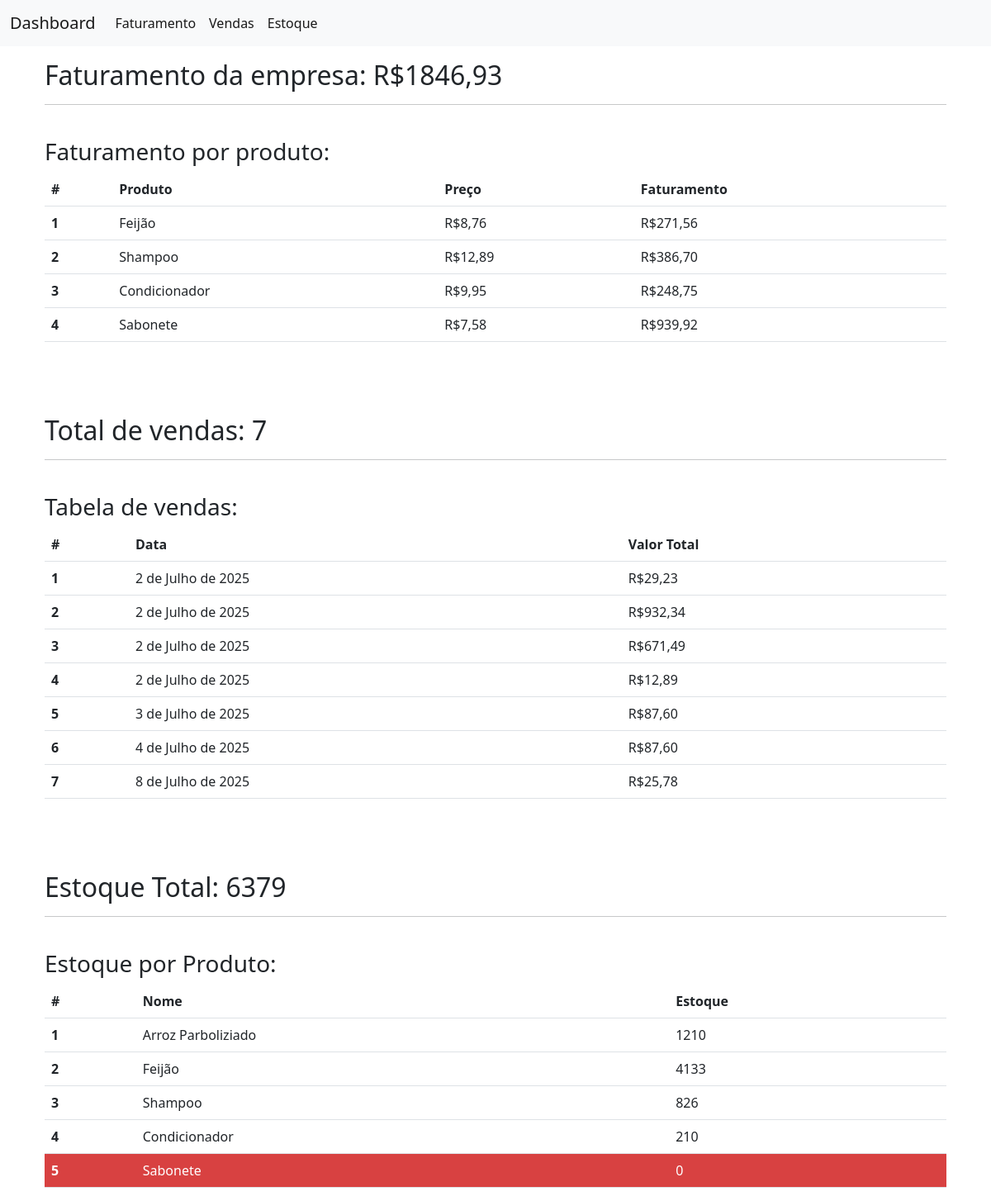
The page /produtos/dashboard/ (signed in) on the database its author committed.
### crm/models.py (models this page shows, shortened)
class Produto(models.Model):
    nome = models.CharField(max_length=50)
    descricao = models.TextField()
    preco = models.DecimalField(max_digits=10, decimal_places=2)
    qtd_estoque = models.IntegerField()
    ativo = models.BooleanField()
    data_criacao = models.DateTimeField(auto_now_add=True)
    data_atualizacao = models.DateTimeField(auto_now=True)

class Venda(models.Model):
    data_venda = models.DateTimeField(auto_now_add=True)
    valor_total = models.DecimalField(max_digits=10, decimal_places=2, default=0)
    produtos = models.ManyToManyField(Produto, through='ItemVenda')

### crm/views.py (the view)
# urls.py: path('dashboard/', views.dashboard_produtos, name="dashboard_produtos"),
@login_required(login_url="login")
def dashboard_produtos(request):
    if not is_superuser(request):
        add_message(request, constants.WARNING, "Você não tem acesso para isso!")
        return redirect('view_produtos')
    if request.method == 'GET':
        vendas = Venda.objects.all()
        faturamento = 0
        for venda in vendas:
            faturamento += venda.valor_total
        produtos = Produto.objects.all()
        faturamento_per_produto = []
        estoque_total = 0
        for produto in produtos:
            estoque_total += produto.qtd_estoque
            valor_total = 0
            for item in ItemVenda.objects.filter(produto=produto):
                valor_total += item.subtotal()
            if valor_total > 0:
                faturamento_per_produto.append((produto.nome, produto.preco, valor_total))
        return render(request, 'dashboard_produtos.html', {'faturamento':faturamento, 'faturamento_per_produto': faturamento_per_produto, 'vendas': vendas, 'produtos': produtos, 'estoque_total': estoque_total})

### crm/models.py (called while the page is built)
def is_superuser(request):
    if request.user.is_superuser:
        return True
    return False

    def subtotal(self):
        return self.preco_und * self.qtd_produto

### crm/templates/dashboard_produtos.html (shortened to what this page needs)
{% extends "base.html" %}
{% block 'body' %}
    <div class="container">
        <br>
        <nav class="navbar navbar-expand-lg navbar-light bg-light fixed-top">
        <div class="container-fluid">
            <a class="navbar-brand" href="{% url "dashboard_produtos" %}">Dashboard</a>
            <div class="collapse navbar-collapse" id="navbarNav">
            <ul class="navbar-nav">
                <li class="nav-item">
                <a class="nav-link active" aria-current="page" href="#faturamento">Faturamento</a>
                </li>
                <li class="nav-item">
                <a class="nav-link active" aria-current="page" href="#vendas">Vendas</a>
                </li>
                <li class="nav-item">
                <a class="nav-link active" aria-current="page" href="#estoque">Estoque</a>
                </li>
            </ul>
            </div>
        </div>
        </nav>
        <br>
        <div class="container">
            <section id="faturamento">
                <br>
                <h2>Faturamento da empresa: R${{faturamento}}</h2>
                <hr>
                <br>
                <h3>Faturamento por produto: </h3>
                <table class="table">
                <thead>
                    <tr>
                    <th scope="col">#</th>
                    <th scope="col">Produto</th>
                    <th scope="col">Preço</th>
                    <th scope="col">Faturamento</th>
                    </tr>
                </thead>
                <tbody>
                    {% for faturamento in faturamento_per_produto %}
                        <tr>
                            <th scope="row">{{ forloop.counter }}</th>
                            <td>{{faturamento.0}}</td>
                            <td>R${{faturamento.1}}</td>
                            <td>R${{faturamento.2}}</td>
                        </tr>
                    {% endfor %}
                </tbody>
                </table>
            </section>
            <br>
            <br>
            <section id="vendas">
                <br>
                <h2>Total de vendas: {{vendas.count}}</h2>
                <hr>
                <br>
                <h3>Tabela de vendas: </h3>
                <table class="table">
                <thead>
                    <tr>
                    <th scope="col">#</th>
                    <th scope="col">Data</th>
                    <th scope="col">Valor Total</th>
                    </tr>
                </thead>
                <tbody>
                    {% for venda in vendas %}
                        <tr>
                            <th scope="row">{{ forloop.counter }}</th>
                            <td>{{venda.data_venda.date}}</td>
                            <td>R${{venda.valor_total}}</td>
                        </tr>
                    {% endfor %}
                </tbody>
                </table>
            </section>
            <br>
            <br>
            <section id="estoque">
                <br>
                <h2>Estoque Total: {{estoque_total}}</h2>
                <hr>
                <br>
                <h3>Estoque por Produto: </h3>
                <table class="table">
                <thead>
                    <tr>
                    <th scope="col">#</th>
                    <th scope="col">Nome</th>
                    <th scope="col">Estoque</th>
                    </tr>
                </thead>
                <tbody>
                    {% for produto in produtos %}
                        <tr {% if produto.qtd_estoque == 0 %}style="background-color: rgb(216, 65, 65); color: white"{% endif %}>
                            <th scope="row">{{ forloop.counter }}</th>
                            <td>{{produto.nome}}</td>
                            <td>{{produto.qtd_estoque}}</td>
                        </tr>
                    {% endfor %}
                </tbody>
                </table>
            </section>
        </div>
    </div>
{% endblock 'body' %}

### rows shown on the page
Produto: nome "Feijão", preco "8,76", nome "Feijão", qtd_estoque "4133"
Produto: nome "Shampoo", preco "12,89", nome "Shampoo", qtd_estoque "826"
Produto: nome "Condicionador", preco "9,95", nome "Condicionador", qtd_estoque "210"
Produto: nome "Sabonete", preco "7,58", nome "Sabonete", qtd_estoque "0"
Venda: data_venda "2 de Julho de 2025", valor_total "29,23"
Venda: data_venda "2 de Julho de 2025", valor_total "932,34"
Venda: data_venda "2 de Julho de 2025", valor_total "671,49"
Venda: data_venda "2 de Julho de 2025", valor_total "12,89"
Venda: data_venda "3 de Julho de 2025", valor_total "87,60"
Venda: data_venda "4 de Julho de 2025", valor_total "87,60"
Venda: data_venda "8 de Julho de 2025", valor_total "25,78"
Produto: nome "Arroz Parboliziado", qtd_estoque "1210"

### other values the page prints
{{ faturamento }} "1846,93"
{{ faturamento.2 }} "271,56" "386,70" "248,75" "939,92"
{{ vendas.count }} "7"
{{ estoque_total }} "6379"
